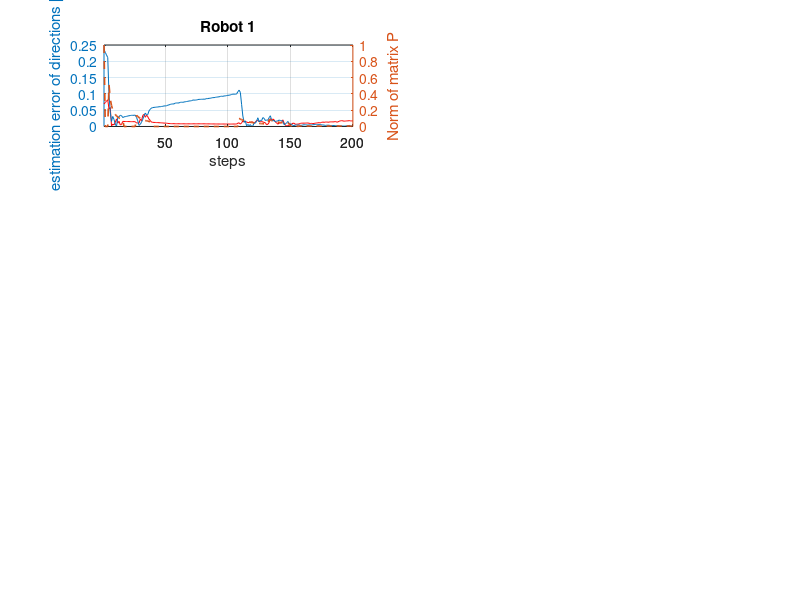

MATLAB code to generate this figure: (Note: this script raises an error after producing the figure.)
%PLOT_RESULTS Plots the estimation error of the robots and the ball and
%plots the norm of the P matrix.
%   Detailed explanation goes here  


% Initialization

    clf;

% Load data

    load('plot', 'steps');
    load('plot', 'sRobot');
    load('plot', 'sRobotEstimate');
    load('plot', 'sBall');
    load('plot', 'sBallEstimate');

    load('plot', 'sPnorm');
    load('plot', 'sPballNorm');
    load('plot', 'sKnorm');
    load('plot', 'sKBnorm');

% Calculation of error for every Robot and the ball

    for s=1:steps
        for i=1:8
            Robot = sRobot(s,1,i);
            RobotEstimate = sRobotEstimate(s,1,i);
         
            ex(i,s) = abs(Robot.x-RobotEstimate.x);
            ey(i,s) = abs(Robot.y-RobotEstimate.y);
            edir(i,s) = abs(Robot.dir-RobotEstimate.dir);
        end
        % Calculation of error for the ball
        Ball = sBall(s);
        BallEstimate = sBallEstimate(s);
        
        ex(9,s) = abs(Ball.x-BallEstimate.x);
        ey(9,s) = abs(Ball.y-BallEstimate.y);
        edir(9,s) = abs(Ball.dir-BallEstimate.dir);
    end


% Plot of the estimation error and the norm of the P matrix of the robots

    x = linspace(1, steps, steps);

    for j=1:8
        if (j<=4)
            figure(1);
            i = j;
        else
            figure(2);
            i = j-4;
        end
        subplot(4,2,2*i-1);
        plot(x, ex(j,:), 'r');
        hold on;
        %plot(x, e_y(j,:), 'g');
        %plot(x, P_det(j,:), 'k');
        %[AX,H1,H2] = plotyy(x, ey(j,:), x, sPnorm(j,:));
        [AX,H1,H2] = plotyy(x, ey(j,:), x, sKnorm(j,:));
        set(H2,'LineStyle','--', 'LineWidth', 1.2);
        grid on;
        titleString = ['Robot ' num2str(j)];
        title(titleString);
        if ((j==1) || (j==5))
            xlabel('steps');
            %ylabel('estimation error of directions [m]');
            set(get(AX(1),'Ylabel'),'String','estimation error of directions [m]');
            set(get(AX(2),'Ylabel'),'String','Norm of matrix P');
            legend('direction x', 'direction y', 'Norm P matrix', 0);
        end
    
        subplot(4,2,2*i);
        %plot(x, e_dir(j,:), 'b');
        %[AX,H1,H2] = plotyy(x, edir(j,:), x, sPnorm(j,:));
        [AX,H1,H2] = plotyy(x, edir(j,:), x, sKnorm(j,:));
        set(H1,'Color', 'k');
        set(H2,'LineStyle','--', 'LineWidth', 1.2);
        grid on;
        titleString = ['Robot ' num2str(j)];
        title(titleString);
        if ((j==1) || (j==5))
            xlabel('steps');
            %ylabel('estimation error of angle [rad]');
            set(get(AX(1),'Ylabel'),'String','estimation error of angle [rad]') 
            set(get(AX(2),'Ylabel'),'String','Norm of matrix P') 
            legend('Angle phi', 'Norm P matrix', 0);
        end
    end
    
    
% Plot of the estimation error and the norm of the P matrix of the ball

    figure(3);
    
    subplot(1,2,1);
    plot(x, ex(9,:), 'r');
    hold on;
    %plot(x, e_y(9,:), 'g');
    %[AX,H1,H2] = plotyy(x, ey(9,:), x, sPballNorm(:));
    [AX,H1,H2] = plotyy(x, ey(9,:), x, sKBnorm(:));
    set(H2,'LineStyle','--', 'LineWidth', 1.2);
    grid on;
    title('Ball');
    xlabel('steps');
    %ylabel('estimation error of directions [m]');
    set(get(AX(1),'Ylabel'),'String','estimation error of directions [m]');
    set(get(AX(2),'Ylabel'),'String','Norm of matrix P');
    legend('Direction x', 'Direction y', 'Norm P matrix');
    
    subplot(1,2,2);
    %plot(x, e_dir(9,:), 'b');
    %[AX,H1,H2] = plotyy(x, edir(9,:), x, sPballNorm(:));
    [AX,H1,H2] = plotyy(x, edir(9,:), x, sKBnorm(:));
    set(H1,'Color', 'k');
    set(H2,'LineStyle','--', 'LineWidth', 1.2);
    grid on;
    title('Ball');
    xlabel('steps');
    %ylabel('estimation error of angle [rad]');
    set(get(AX(1),'Ylabel'),'String','estimation error of angle [rad]') 
    set(get(AX(2),'Ylabel'),'String','Norm of matrix P') 
    legend('Angle phi', 'Norm P matrix');
    
% Maximize Plot
    for i=1:3
        figure(i) 
        set(figure(i),'units','normalized','outerposition',[0 0 1 1]);
    end
    
    